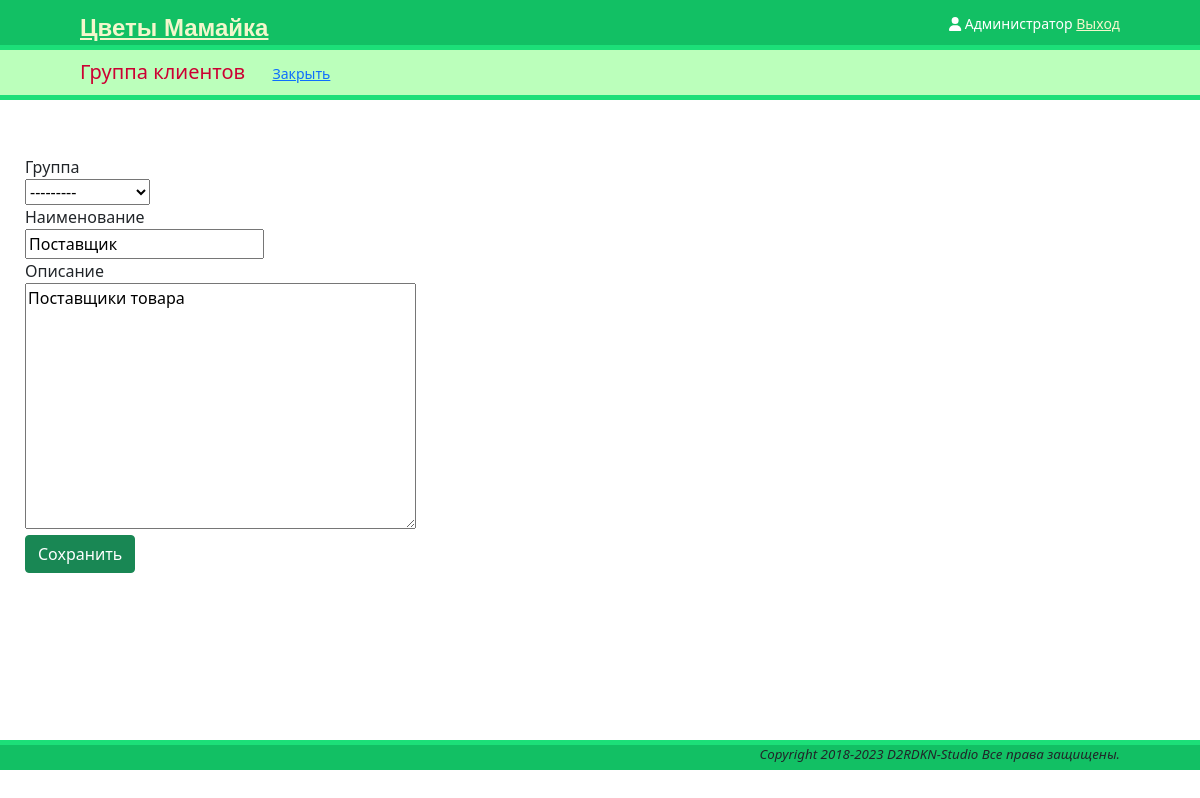
Screenshot of /references/contacts/groups/8 (signed in) with the database file from the repository.
### references/contacts/models.py (models this page shows, shortened)
class ContactGroup(models.Model):
    title = models.CharField(max_length=64, unique=True, db_index=True,
                             verbose_name='Наименование')
    parent = models.ForeignKey('self', blank=True, null=True,
                               on_delete=models.SET_NULL,
                               verbose_name='Группа')
    description = models.TextField(blank=True, null=True,
                                   verbose_name='Описание')
    class Meta:
        verbose_name = 'Группа клиентов'
        verbose_name_plural = 'Группы клиентов'
    def __str__(self):
        return self.title

### references/contacts/views.py (the view)
# urls.py: path('groups/<int:pk>', contacts_views.GroupUpdateView.as_view(), name='contact_group_edit'),
class GroupUpdateView(LoginRequiredMixin, UpdateView):
    model = ContactGroup
    template_name = 'references/contacts/groupedit.html'
    form_class = GroupEditForm

### references/contacts/forms.py
class GroupEditForm(forms.ModelForm):
    class Meta:
        model = ContactGroup
        fields = ['parent', 'title', 'description']

### templates/references/contacts/groupedit.html (shortened to what this page needs)
{% extends "onepage.html" %}
{% load static %}
{% block subheader %}
    <span class="inline">
        <h5> Группа клиентов </h5>
    </span>
    <a href="{% url 'contact_groups_edit' %}" class="btn-view">Закрыть</a>
{% endblock %}
{% block main %}
<form class="form-type1" method="post">
    <div>{{form.parent.label}}</div> <div>{{ form.parent }}</div>
    <div>{{form.title.label}}</div> <div>{{ form.title }}</div>
    <div>{{form.description.label}}</div> <div>{{ form.description }}</div>
    <div><button class="btn btn-success" type="submit">Сохранить</button></div>
</form>
{% endblock %}

### templates/base.html (shortened to what this page needs)
{% load static %}
<!DOCTYPE html>
<html>
<head>
    <link type="text/css" href="{% static "/css/base.css" %}" rel="stylesheet">
    <link href="{% static 'fontawesomefree/css/all.min.css' %}" rel="stylesheet" type="text/css">
    <link href="https://cdn.jsdelivr.net/npm/bootstrap@5.0.2/dist/css/bootstrap.min.css" rel="stylesheet"
>
</head>
<body>
<header>
    <span class="logo">
        <a href="{% url 'main' %}">Цветы Мамайка</a> </span>
    <span class="user">
        {% if request.user.is_authenticated %}
            {{ request.user.first_name }}
            <a href="{% url "logout" %}">Выход</a>
        {% else %}
            <a href="{% url "login" %}">Войти</a>
        {% endif %}
    </span>
    <span class="avatar">
       <i class="fa-solid fa-user"></i>
    </span>
</header>
<article>
    {% block content %}
    {% endblock %}
</article>
<footer>
    <p>Copyright 2018-{% now "Y" %} D2RDKN-Studio Все права защищены.</p>
</footer>
</body>
</html>

### static/css/base.css (style rules this page uses)
body { margin: 0; padding: 0; }
header { padding: 10px 80px; font-size: 14px; background: #12c064; color: #fff; border-bottom: 5px solid #1cdf78; height: 50px; }
header .logo { float: left; color: #f3f7cc; font-size: 24px; font-family: "OpenSans-Semibold",sans-serif; font-weight: bold; }
header a { color: #f3f7cc; }
header .avatar { float: right; padding: 3px; }
header .user { float: right; padding-top: 3px; }
footer { text-align: right; border-top: 5px #1cdf78 solid; padding-right: 80px; background: #12c064; min-height: 30px; }
footer p { font-size: smaller; font-style: italic; }
.inline { display: inline-block; }
.form-type1 { margin-left: 20px; margin-top: 50px; width: 400px; }

### rows the page displays
ContactGroup: parent "---------", title "Поставщик", description "Поставщики товара"

### other values shown
{{ request.user.first_name }} "Администратор"
